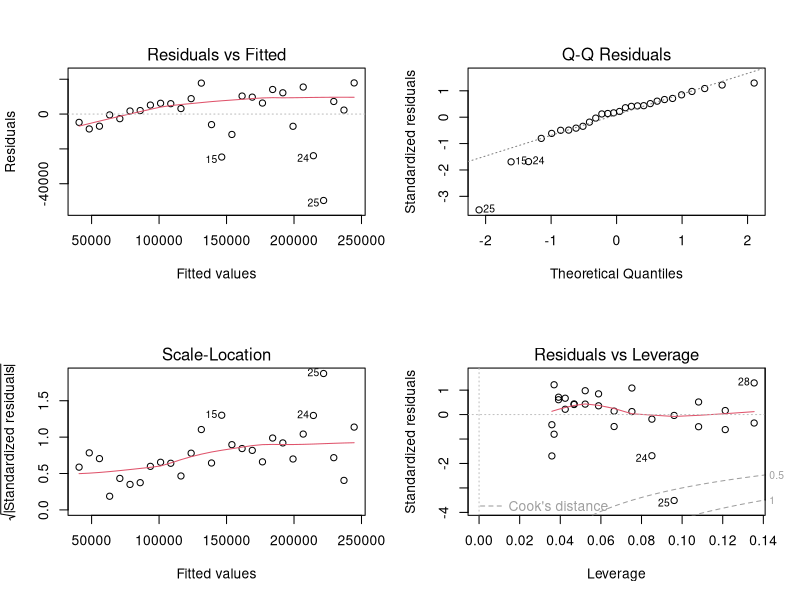
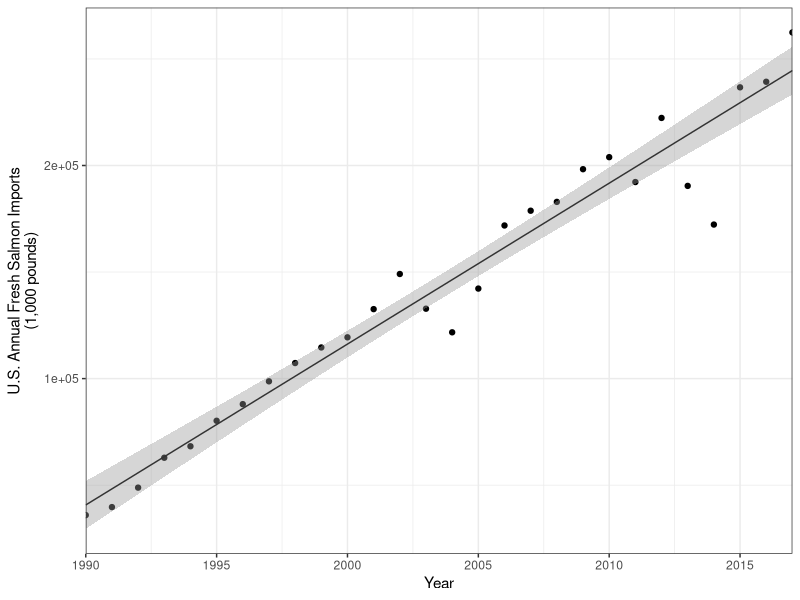

Recreate these plots in R, in order.
## ---- chunk 1
knitr::opts_chunk$set(echo = TRUE)
## ---- chunk 2
library(tidyverse)

salmon <- read_csv("salmon.csv")
## ---- chunk 3
salmon_model <- lm(salmon_fresh ~ year, data = salmon)
salmon_model

# slope of the model: y = 7550x - 14982940

## ---- chunk 4
par(mfrow = c(2,2))
  plot(salmon_model) # use this code to get all four plots side-by-side in knitted document 
## ---- chunk 5
salmon_final_graph <- ggplot(salmon, aes(x = year, y = salmon_fresh)) + geom_point() +
geom_smooth(method = lm, se = TRUE, size = 0.5, color = "gray20") + theme_bw() +
scale_x_continuous(expand = c(0,0), limits = c(1990, 2017)) +
labs(x = "Year", y = "U.S. Annual Fresh Salmon Imports\n(1,000 pounds)")
salmon_final_graph
## ---- chunk 6
new_years <- data.frame(year = c(2022, 2024, 2026, 2028)) #1

future_predict <- predict(salmon_model, newdata = new_years, interval = "confidence") #2
future_predict

predictions <- data.frame(new_years, future_predict) #3
predictions

